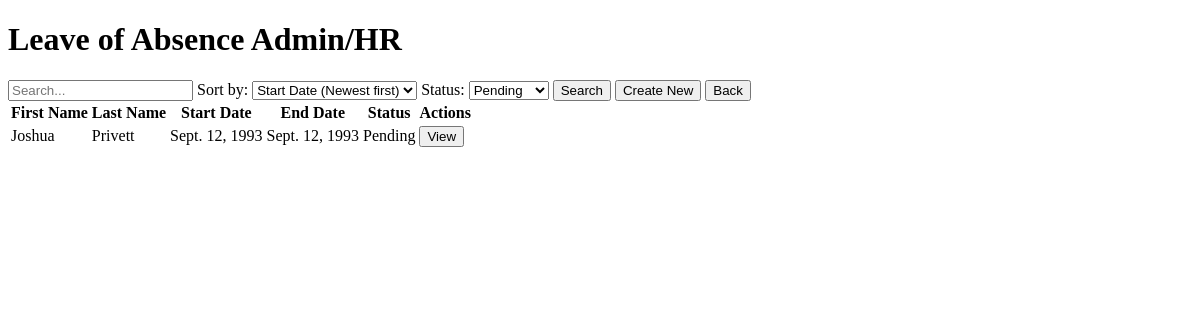
The page /loa_admin_hr/ (signed in) on the database as committed earlier.
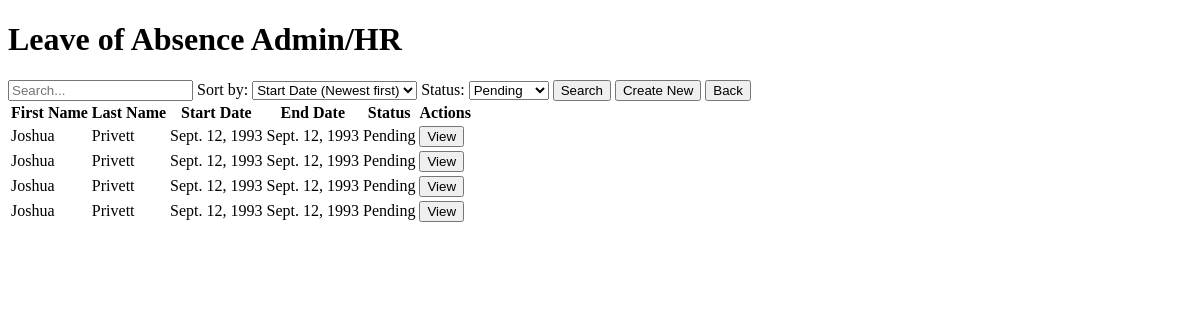
The same page on the database as committed later.
### main/models.py (models this page shows, shortened)
class LOA(models.Model):
    STATUS_CHOICES = [
        ('Pending', 'Pending'),
        ('Approved', 'Approved'),
        ('Denied', 'Denied'),
    ]
    user = models.ForeignKey(User, on_delete=models.CASCADE)
    start_date = models.DateField()
    end_date = models.DateField()
    status = models.CharField(max_length=10, choices=STATUS_CHOICES, default='Pending')

### main/views.py (the view)
# urls.py: path('loa_admin_hr/', views.loa_admin_hr, name='loa_admin_hr'),
@login_required
@user_passes_test(lambda user: is_admin(user) or is_approver(user) or is_it(user))
def loa_admin_hr(request):
    query = request.GET.get('q', '')
    sort_by = request.GET.get('sort_by', 'start_date_desc')
    status_filter = request.GET.get('status_filter', 'pending')
    loas = LOA.objects.all()
    if query:
        loas = loas.filter(
            Q(user__username__icontains=query) | Q(status__icontains=query)
        )
    if status_filter == 'pending':
        loas = loas.filter(status='Pending')
    elif status_filter == 'approved':
        loas = loas.filter(status='Approved')
    elif status_filter == 'denied':
        loas = loas.filter(status='Denied')
    if sort_by == 'start_date_asc':
        loas = loas.order_by('start_date')
    elif sort_by == 'start_date_desc':
        loas = loas.order_by('-start_date')
    elif sort_by == 'last_date_asc':
        loas = loas.order_by('last_date')
    elif sort_by == 'last_date_desc':
        loas = loas.order_by('-last_date')
    return render(request, 'loa_admin_hr.html', {'loas': loas, 'query': query, 'sort_by': sort_by, 'status_filter': status_filter})

### main/views.py (called while the page is built)
def is_admin(user):
    return user.groups.filter(name='Admin').exists()

def is_approver(user):
    return user.groups.filter(name='Approver').exists()

def is_it(user):
    return user.groups.filter(name='IT').exists()

### main/templates/loa_admin_hr.html (shortened to what this page needs)
<!DOCTYPE html>
<html>
<head>
</head>
<body>
<h1>Leave of Absence Admin/HR</h1>
<form method="get" action="{% url 'loa_admin_hr' %}">
    <input type="text" name="q" placeholder="Search..." value="{{ query }}">
    <label for="sort_by">Sort by:</label>
    <select name="sort_by">
        <option value="start_date_desc" {% if sort_by == 'start_date_desc' %}selected{% endif %}>Start Date (Newest first)</option>
    </select>
    <label for="status_filter">Status:</label>
    <select name="status_filter">
        <option value="pending" {% if status_filter == 'pending' %}selected{% endif %}>Pending</option>
    </select>
    <button type="submit">Search</button>
    <a href="{% url 'loa_create_user' %}"><button type="button">Create New</button></a>
    <a href="{% url 'home_admin_hr' %}"><button type="button">Back</button></a>
</form>
<table>
<tr>
<th>First Name</th>
<th>Last Name</th>
<th>Start Date</th>
<th>End Date</th>
<th>Status</th>
<th>Actions</th>
</tr>
{% for loa in loas %}
<tr>
<td>{{ loa.user.first_name }}</td>
<td>{{ loa.user.last_name }}</td>
<td>{{ loa.start_date }}</td>
<td>{{ loa.end_date }}</td>
<td>{{ loa.status }}</td>
<td>
<a href="{% url 'loa_submission_overview_admin_hr' %}?id={{ loa.id }}"><button type="button">View</button></a>
</td>
</tr>
{% endfor %}
</table>
</body>
</html>

Rows that differ between the two databases and show on the page:
added LOA: user.first_name "Joshua", user.last_name "Privett", start_date "Sept. 12, 1993", end_date "Sept. 12, 1993", status "Pending"
added LOA: user.first_name "Joshua", user.last_name "Privett", start_date "Sept. 12, 1993", end_date "Sept. 12, 1993", status "Pending"
added LOA: user.first_name "Joshua", user.last_name "Privett", start_date "Sept. 12, 1993", end_date "Sept. 12, 1993", status "Pending"
